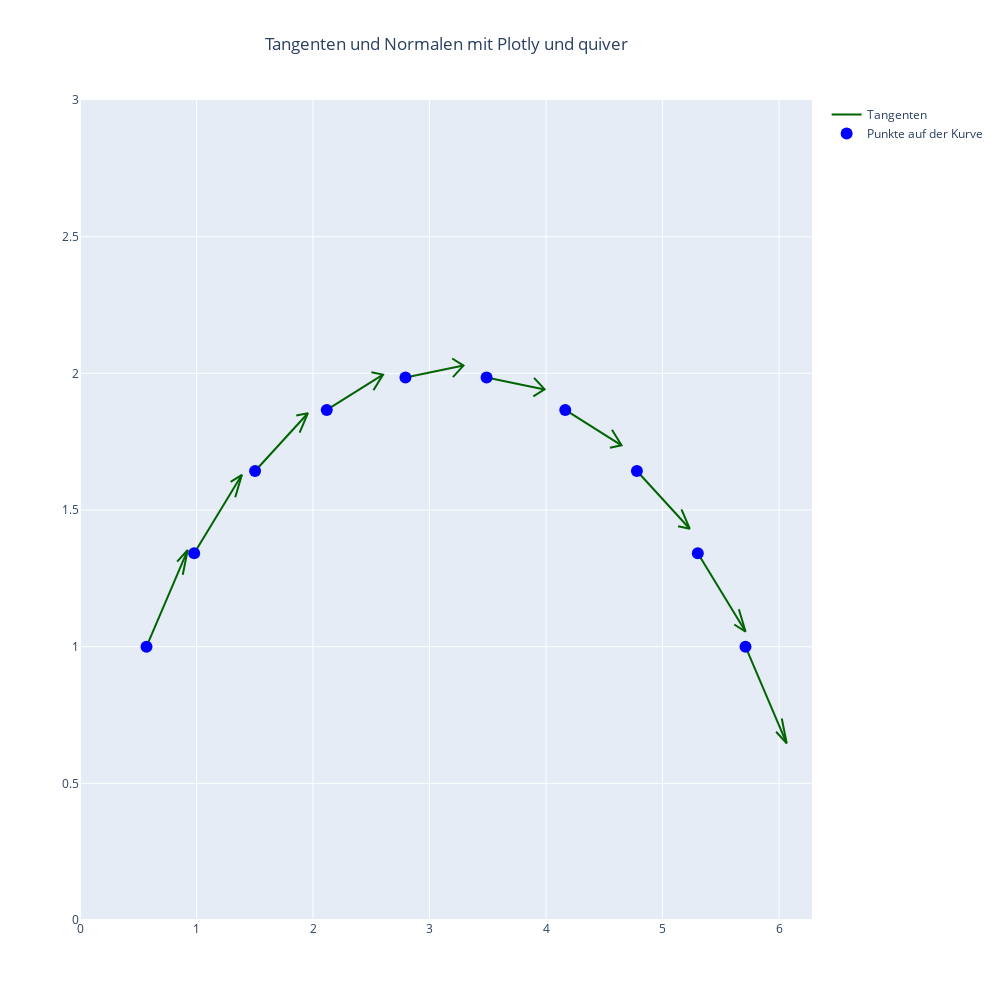

The cell this chart's notebook holds for it:
### Markdown cell above
## Plotly
Es gibt in Plotly die Möglichkeit einzelne Pfeile zu zeichnen, wenn man Annotationen verwendet. Besser ist die Möglichkeit wieder *quiver* zu verwenden, diese Funktion gibt es auch hier. Wir geben nur die Tangenten aus. Wir könnten sowohl Tangenten und Normalenvektoren ausgeben,
aber dann müssen wir die Anfangspunkte duplizieren und neue Arrays erzeugen, worauf wir verzichten.

### Code cell
import plotly.io as pio
import plotly.express as px
import plotly.graph_objects as go
import plotly.figure_factory as ff

pio.renderers.default = 'notebook_connected+jupyterlab'

fig = ff.create_quiver(x, y,
                       tx, ty,
                       scale=0.5,
                       arrow_scale=0.2,
                       name='Tangenten'
                      )

fig.add_trace(go.Scatter(x=x, y=y,
                        mode='markers',
                        marker_size=12,
                        name='Punkte auf der Kurve'
                        )
             )

fig.update_layout(
    title=go.layout.Title(
            text="Tangenten und Normalen mit Plotly und quiver",
            xref='paper',
            x=0.5
        ),
    xaxis_range=[0.0, 2.0*np.pi],
    yaxis_range=[0.0, 3.0],
    autosize=False,
    width=1000,
    height=1000
)

fig.update_traces(
        marker=dict(color='blue'),
        line=dict(color='darkgreen')
)

fig.show()

### Figure 1 — Plotly figure (JSON) as saved in the notebook; plotly's stock layout.template omitted (floating-point values rounded to 4 significant figures)
{"data": [{"line": {"color": "darkgreen"}, "marker": {"color": "blue"}, "mode": "lines", "name": "Tangenten", "type": "scatter", "x": [0.5708, 0.9243, null, 0.9802, 1.39, null, 1.503, 1.956, null, 2.118, 2.601, null, 2.793, 3.292, null, 3.49, 3.988, null, 4.165, 4.648, null, 4.78, 5.233, null, 5.303, 5.713, null, 5.712, 6.066, null, 0.8821, 0.9243, 0.8337, null, 1.332, 1.39, 1.293, null, 1.885, 1.956, 1.856, null, 2.519, 2.601, 2.501, null, 3.201, 3.292, 3.195, null, 3.891, 3.988, 3.897, null, 4.549, 4.648, 4.566, null, 5.134, 5.233, 5.163, null, 5.616, 5.713, 5.655, null, 5.975, 6.066, 6.024, null], "y": [1.0, 1.354, null, 1.342, 1.629, null, 1.643, 1.854, null, 1.866, 1.995, null, 1.985, 2.028, null, 1.985, 1.941, null, 1.866, 1.737, null, 1.643, 1.431, null, 1.342, 1.055, null, 1.0, 0.6464, null, 1.263, 1.354, 1.311, null, 1.547, 1.629, 1.603, null, 1.783, 1.854, 1.845, null, 1.938, 1.995, 2.004, null, 1.986, 2.028, 2.054, null, 1.915, 1.941, 1.983, null, 1.728, 1.737, 1.794, null, 1.44, 1.431, 1.502, null, 1.081, 1.055, 1.137, null, 0.6887, 0.6464, 0.7371, null]}, {"line": {"color": "darkgreen"}, "marker": {"color": "blue", "size": 12}, "mode": "markers", "name": "Punkte auf der Kurve", "type": "scatter", "x": [0.5708, 0.9802, 1.503, 2.118, 2.793, 3.49, 4.165, 4.78, 5.303, 5.712], "y": [1.0, 1.342, 1.643, 1.866, 1.985, 1.985, 1.866, 1.643, 1.342, 1.0]}], "layout": {"autosize": false, "height": 1000, "hovermode": "closest", "title": {"text": "Tangenten und Normalen mit Plotly und quiver", "x": 0.5, "xref": "paper"}, "width": 1000, "xaxis": {"range": [0, 6.283], "type": "linear"}, "yaxis": {"range": [0, 3], "type": "linear"}}}
